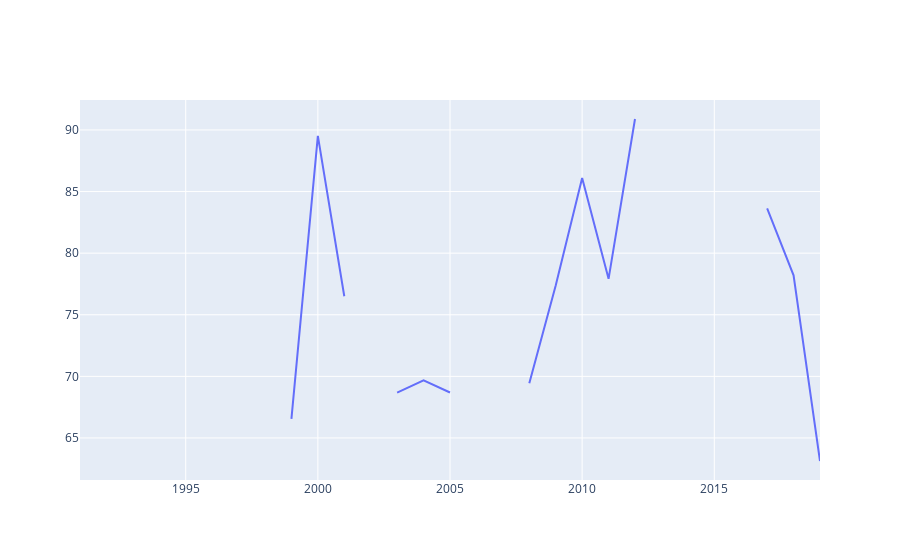

Source (notebook cell):
### Code cell
# Using plotly.express
import plotly.express as px

#fig = px.line(x, x='Datetime', y="relative_humidity_1")
#fig.show()
fig = go.Figure([go.Scatter(x=x['year'], y=x['relative_humidity_1'])])
fig.show()

### Figure 1 — Plotly figure (JSON) as saved in the notebook; plotly's stock layout.template omitted (floating-point values rounded to 4 significant figures)
{"data": [{"type": "scatter", "x": [1991, 1992, 1993, 1994, 1995, 1996, 1997, 1998, 1999, 2000, 2001, 2002, 2003, 2004, 2005, 2006, 2007, 2008, 2009, 2010, 2011, 2012, 2013, 2014, 2015, 2016, 2017, 2018, 2019], "y": [null, null, null, null, null, null, null, null, 66.55, 89.52, 76.5, null, 68.68, 69.67, 68.69, null, null, 69.44, 77.37, 86.1, 77.92, 90.89, null, null, 67.43, null, 83.63, 78.2, 63.13]}], "layout": {}}
